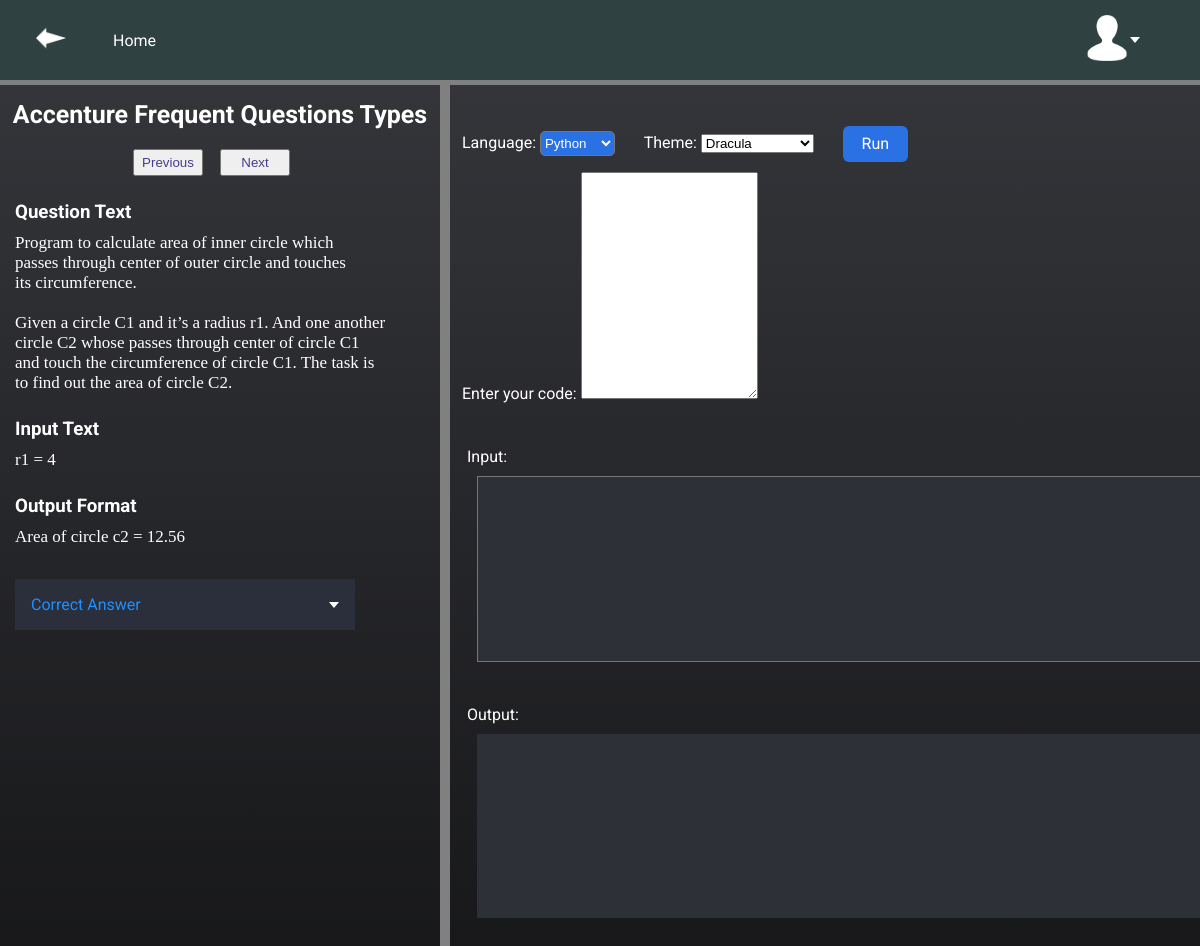
Screenshot of /accenture/ (signed in) with the database file from the repository.
### crtp/models.py (models this page shows, shortened)
class Accenture(models.Model):
    question_text = models.TextField(null=True)
    input_format = models.TextField(null=True)
    output_format = models.TextField(null=True)
    correct_ans = models.TextField(null=True)

### crtp/views.py (the view, shortened to what this page needs)
# urls.py: path('accenture/', views.accenture, name='Accenture_compiler'),
@login_required()
def accenture(request):
    code = request.POST.get('code', '') # get code from request, default to empty string if not found
    input_data = request.POST.get('input', '') # get input data from request, default to empty string if not found
    output = "" # initialize output to empty string
    selected_theme = request.POST.get('selected-theme', 'dracula') # get selected theme from request, default to 'dracula' if not found
    selected_language = request.POST.get('selected-language', 'python') # get selected language from request, default to 'python' if not found
    if 'question_id' in request.GET:
        question_id = int(request.GET['question_id'])
        try:
            question = Accenture.objects.get(id=question_id)
        except Accenture.DoesNotExist:
            question = None
    else:
        question = Accenture.objects.first()
    if 'question_id' in request.GET:
        question_id = int(request.GET['question_id'])
        try:
            question = Accenture.objects.get(id=question_id)
        except Accenture.DoesNotExist:
            question = None
    else:
        question = Accenture.objects.first()
    return render(request, 'accenture.html', {'code': code, 'input_data': input_data, 'output': output, 'selected_theme':selected_theme, 'selected_language':selected_language, 'question': question, 'company1_list': TCS.objects.all()})

### app1/templates/accenture.html (shortened to what this page needs)
{% extends 'basic.html' %}
{% block links %}
<link rel="stylesheet" href="https://cdn.jsdelivr.net/npm/codemirror@5.58.2/lib/codemirror.css">
<link rel="stylesheet" href="https://cdn.jsdelivr.net/npm/codemirror@5.58.2/theme/dracula.css">
<link rel="stylesheet" href="https://cdn.jsdelivr.net/npm/codemirror@5.58.2/theme/duotone-dark.css">
<link rel="stylesheet" href="https://cdn.jsdelivr.net/npm/codemirror@5.58.2/theme/material-ocean.css">
<link rel="stylesheet" href="https://cdn.jsdelivr.net/npm/codemirror@5.58.2/lib/codemirror.css">
<link rel="stylesheet" href="https://cdn.jsdelivr.net/npm/codemirror@5.58.2/theme/dracula.css">
<link rel="stylesheet" href="https://cdn.jsdelivr.net/npm/codemirror@5.58.2/theme/duotone-dark.css">
<link rel="stylesheet" href="https://cdn.jsdelivr.net/npm/codemirror@5.58.2/theme/material-ocean.css">
<link rel="stylesheet" href="https://cdnjs.cloudflare.com/ajax/libs/codemirror/6.65.7/theme/abcdef.min.css">
<link rel="stylesheet" href="https://cdnjs.cloudflare.com/ajax/libs/codemirror/6.65.7/theme/cobalt.min.css">
<link rel="stylesheet" href="https://cdnjs.cloudflare.com/ajax/libs/codemirror/6.65.7/theme/neat.min.css">
<link rel="stylesheet" href="https://cdn.jsdelivr.net/npm/codemirror@5.58.2/addon/hint/show-hint.css">
  {% endblock %}
  {% block nav %}
    <nav class="sticky">
          <div class="logo">
            <a href="#" onclick="goBack()"><img src="../static/back.png" alt=""></a>
          </div>
          <ul>
            <li><a href="../dashboard">Home</a></li>
        </ul>
        <div class="dropdown">
          <div class="select">
              <span class="selected"><img src="../static/guest5.png" alt=""></span>
              <div class="caret"></div>
          </div>
      </div>
      </nav>
{% endblock %}
{% block content %}
<div class="whole_container">
  <div class="que_container">
    <h1>Accenture Frequent Questions Types</h1>
  {% if question %}
  <div class="que-button">
    <button><a href="?question_id={{ question.id|add:-1 }}">Previous</a></button>
    <button><a href="?question_id={{ question.id|add:1 }}">Next</a></button>
  </div>
    <div class="que-ans">
      <h3>Question Text</h3>
      <pre><p>{{ question.question_text }}</p></pre>
      <h3>Input Text</h3>
      <pre><p>{{ question.input_format }}</p></pre>
      <h3>Output Format</h3>
      <pre><p>{{ question.output_format }}</p></pre>
      <div class="dropdown">
        <div class="select">
            <span class="selected">Correct Answer</span>
            <div class="caret"></div>
        </div>
    </div>
    </div>
  {% else %}
    <p>No questions found.</p>
  {% endif %}
  </div>
  <div class="compiler_container">
    <div class="code-area">
      <form method="POST" >
        <br>
        <div class="compiler-form-group">
            Language:
            <select class="form-control" id="selected-language" name="selected-language">
                <option value="python" {% if selected_language == 'python' %}selected{% endif %}>Python</option>
            </select>
            Theme:
            <select id="theme-select">
              <option value="dracula">Dracula</option>
            </select>
            <button type="submit" class="btn btn-primary">Run</button>
        </div>
        <div class="form-group">
            <label for="code">Enter your code:</label>
            <textarea class="form-control" id="code" name="code" rows="15">{{ code }}</textarea>
        </div>
    </div>
          <div class="output-block">
            <div class="form-group">
              <div class="input">
                  Input:<br>
                  <textarea class="terminal-box" id="input-box" rows="10" cols="50" name="input">{{ input_data }}</textarea><br><br>
                </div>
          </div>
            <div class="output">
                Output:<br>
              <div class="terminal-box">
              </div>
          </div>
              </div>
  </div>
</div>
{% endblock %}

### static/style.css (style rules this page uses)
:root { --main-bg-color: brown; }
* { margin: 0; padding: 0; }
nav { position: sticky; top: 0; display: inline-flex; width: -webkit-fill-available; height: auto; }
.logo { margin-left: 3%; display: flex; align-items: center; }
.logo img { height: 50px; width: 50px; }
nav ul { margin-left: 2%; display: flex; justify-content: flex-start; align-items: center; }
nav ul li { list-style: none; padding: 0 23px; }
nav ul li a { color: white; text-decoration: none; font-family: 'Roboto', sans-serif; }
.btn { --bs-btn-padding-x: 0.75rem; --bs-btn-padding-y: 0.375rem; --bs-btn-font-family: ; --bs-btn-font-size: 1rem; --bs-btn-font-weight: 400; --bs-btn-line-height: 1.5; --bs-btn-color: #212529; --bs-btn-bg: transparent; --bs-btn-border-width: var(--bs-border-width); --bs-btn-border-color: transparent; --bs-btn-border-radius: 0.375rem; --bs-btn-hover-border-color: transparent; --bs-btn-box-shadow: inset 0 1px 0 rgba(255, 255, 255, 0.15),0 1px 1px rgba(0, 0, 0, 0.075); --bs-btn-disabled-opacity: 0.65; --bs-btn-focus-box-shadow: 0 0 0 0.25rem rgba(var(--bs-btn-focus-shadow-rgb), .5); display: inline-block; padding: var(--bs-btn-padding-y) var(--bs-btn-padding-x); font-family: var(--bs-btn-font-family); font-size: var(--bs-btn-font-size); font-weight: var(--bs-btn-font-weight); line-height: var(--bs-btn-line-height); color: var(--bs-btn-color); text-align: center; text-decoration: none; vertical-align: middle; cursor: pointer; -webkit-user-select: none; -moz-user-select: none; user-select: none; border: var(--bs-btn-border-width) solid var(--bs-btn-border-color); border-radius: var(--bs-btn-border-radius); background-color: var(--bs-btn-bg); transition: color .15s ease-in-out,background-color .15s ease-in-out,border-color .15s ease-in-out,box-shadow .15s ease-in-out; }
.whole_container { display: flex; background: #1d1e23; border-top: 5px solid grey; background-image: linear-gradient(to bottom, rgba(255,255,255,0.1), rgba(0,0,0,0.9)); color: white; height: 1500px; }
.que_container { font-family: 'Roboto', sans-serif; width: 40%; border-right: 10px solid grey; }
.que_container h1 { margin-top: 15px; display: flex; justify-content: center; font-size: 25px; }
.que-button { margin-top: 20px; display: flex; justify-content: center; }
.que-button a { text-decoration: none; color: darkslateblue; }
.que-button button { height: 27px; width: 70px; margin-right: 17px; display: flex; justify-content: center; align-items: center; }
.que-ans { margin: 15px; }
.que-ans h3 { margin-top: 25px; }
.que-ans p { margin-top: 10px; font-size: 17px; font-family: cursive; }
.dropdown { min-width: 7em; position: relative; margin: 2em; margin-left: auto; }
.dropdown * { box-sizing: border-box; text-decoration: none; color: dodgerblue; }
.select { color: #fff; display: flex; justify-content: center; align-items: center; padding: 1em; cursor: pointer; transition: background 0.3s; }
.selected { background: none; }
.select img { height: 46px; }
.caret { width: 0; height: 0; border-left: 5px solid transparent; border-right: 5px solid transparent; border-top: 6px solid #fff; transition: 0.3s; }
.que-ans .dropdown { min-width: 7em; position: relative; margin: 2em; margin-left: auto; }
.que-ans .dropdown * { box-sizing: border-box; width: 340px; }
.que-ans .select { background: #2a2f3b; color: #fff; display: flex; justify-content: center; align-items: center; padding: 1em; cursor: pointer; transition: background 0.3s; }
.que-ans .selected { background: none; }
.que-ans .caret { width: 0; height: 0; border-left: 5px solid transparent; border-right: 5px solid transparent; border-top: 6px solid #fff; transition: 0.3s; }

### static/contact_style.css (style rules this page uses)
.form-group label { color: white; }

### rows the page displays
Accenture: question_text "Program to calculate area of inner circle which passes through center of outer circle and touches its circumference. Given a circle C1 and it’s a radius r1. And one another circle C2 whose passes through center of circle C1 and touch the circumference of circle C1. The task is to find out the area of circle C2.", input_format "r1 = 4", output_format "Area of circle c2 = 12.56"
